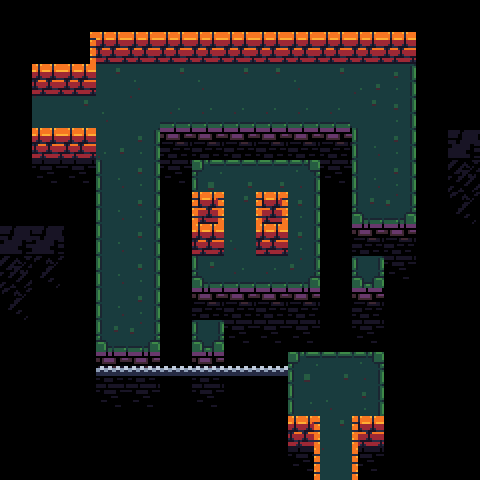

Tiled map render using the project's own tile images. Description and the whole map definition, tile-layer contents included, below:
An orthogonal 15x15 tile map with 32x32 px tiles, 4 tile layers (ground, death, walls, guff), 2 tilesets and 6 objects (2x connection, 2x block, pressure, platform).

<map version="1.0" tiledversion="1.1.5" orientation="orthogonal" renderorder="right-down" width="15" height="15" tilewidth="32" tileheight="32" infinite="0" nextobjectid="52">
 <properties>
  <property name="isWind" value="true" />
  <property name="number" value="34" />
 </properties>
 <tileset firstgid="1" source="brown.tsx" />
 <tileset firstgid="166" source="tower-tileset.tsx" />
 <layer name="ground" width="15" height="15">
  <data encoding="csv">
0,0,0,0,0,0,0,0,0,0,0,0,0,0,0,
0,0,0,0,0,0,0,0,0,0,0,0,0,0,0,
0,0,0,37,28,37,28,37,37,28,37,27,56,0,0,
0,0,37,28,55,65,65,65,65,65,65,37,56,0,0,
0,0,0,27,56,0,0,0,0,0,0,54,56,0,0,
0,0,0,54,56,0,44,45,45,46,0,54,56,0,0,
0,0,0,54,56,0,2,37,2,56,0,64,66,0,0,
0,0,0,54,56,0,2,28,2,56,0,0,0,0,0,
0,0,0,54,56,0,64,65,65,66,0,58,0,0,0,
0,0,0,54,56,0,0,0,0,0,0,0,0,0,0,
0,0,0,64,66,0,58,0,0,0,0,0,0,0,0,
0,0,0,0,0,0,0,0,0,44,45,46,0,0,0,
0,0,0,0,0,0,0,0,0,54,28,56,0,0,0,
0,0,0,0,0,0,0,0,0,0,37,0,0,0,0,
0,0,0,0,0,0,0,0,0,0,0,0,0,0,0
</data>
 </layer>
 <layer name="death" width="15" height="15">
  <data encoding="csv">
0,0,0,0,0,0,0,0,0,0,0,0,0,0,0,
0,0,0,0,0,0,0,0,0,0,0,0,0,4,4,
0,0,0,0,0,0,0,0,0,0,0,0,0,4,4,
0,0,0,0,0,0,0,0,0,0,0,0,0,4,4,
0,0,0,0,0,79,79,79,79,79,79,0,0,4,4,
0,89,89,0,0,89,0,0,0,0,89,0,0,4,4,
0,4,4,0,0,4,0,0,0,0,4,0,0,4,4,
0,4,4,0,0,4,0,0,0,0,4,98,100,4,4,
0,4,4,0,0,4,0,0,0,0,4,0,89,4,4,
0,4,4,0,0,4,98,79,79,100,4,79,4,0,0,
0,4,4,0,0,4,0,89,89,89,4,89,4,0,0,
0,4,4,98,100,4,100,4,4,0,0,0,4,4,0,
0,4,4,89,89,4,89,4,4,0,0,0,4,4,0,
0,0,0,0,0,0,0,0,4,0,0,0,4,4,0,
0,0,0,0,0,0,0,0,0,89,0,89,0,0,0
</data>
 </layer>
 <layer name="walls" width="15" height="15">
  <data encoding="csv">
0,0,0,0,0,0,0,0,0,0,0,0,0,0,0,
0,0,14,12,12,12,12,12,12,12,12,12,12,0,0,
0,12,12,0,0,0,0,0,0,0,0,0,0,0,0,
0,55,0,0,0,0,0,0,0,0,0,0,0,0,0,
0,12,12,0,0,0,0,0,0,0,0,0,0,0,0,
0,0,0,0,0,0,0,0,0,0,0,0,0,0,0,
0,0,0,0,0,0,33,0,33,0,0,0,0,0,0,
0,0,0,0,0,0,12,0,12,0,0,0,0,0,0,
0,0,0,0,0,0,0,0,0,0,0,0,0,0,0,
0,0,0,0,0,0,0,0,0,0,0,0,0,0,0,
0,0,0,0,0,0,0,0,0,0,0,0,0,0,0,
0,0,0,235,0,0,0,0,0,0,0,0,0,0,0,
0,0,0,0,0,0,0,0,0,0,0,0,0,0,0,
0,0,0,0,0,0,0,0,0,23,0,22,0,0,0,
0,0,0,0,0,0,0,0,0,14,55,15,0,0,0
</data>
 </layer>
 <objectgroup name="objects">
  <object id="9" name="75" type="connection" x="64" y="96" width="32" height="32">
   <properties>
    <property name="dir" value="right" />
    <property name="to" value="74" />
   </properties>
  </object>
  <object id="10" name="76" type="connection" x="320" y="416" width="32" height="32">
   <properties>
    <property name="dir" value="up" />
    <property name="to" value="77" />
   </properties>
  </object>
  <object id="39" type="block" x="256" y="160" width="32" height="32" />
  <object id="49" type="pressure" x="352" y="256" width="32" height="32">
   <properties>
    <property name="switch" value="a" />
   </properties>
  </object>
  <object id="50" type="block" x="192" y="160" width="32" height="32" />
  <object id="51" type="platform" x="256" y="352" width="32" height="32">
   <properties>
    <property name="isActive" value="false" />
    <property name="movex" value="-5" />
    <property name="switch" value="a" />
   </properties>
  </object>
 </objectgroup>
 <layer name="guff" width="15" height="15">
  <data encoding="csv">
0,0,0,0,0,0,0,0,0,0,0,0,0,0,0,
0,0,0,0,0,0,0,0,0,0,0,0,0,0,0,
0,0,0,0,0,0,0,0,0,0,0,0,0,0,0,
0,0,0,0,0,0,0,0,0,0,0,0,0,0,0,
0,0,0,0,0,0,0,0,0,0,0,0,0,0,256,
0,0,0,0,0,0,0,0,0,0,0,0,0,0,257,
0,0,0,0,0,0,0,0,0,0,0,0,0,0,258,
256,256,0,0,0,0,0,0,0,0,0,0,0,0,0,
257,258,0,0,0,0,0,0,0,0,0,0,0,0,0,
258,0,0,0,0,0,0,0,0,0,0,0,0,0,0,
0,0,0,0,0,0,0,0,0,0,0,0,0,0,0,
0,0,0,0,235,235,235,235,235,0,0,0,0,0,0,
0,0,0,0,0,0,0,0,0,0,0,0,0,0,0,
0,0,0,0,0,0,0,0,0,0,0,0,0,0,0,
0,0,0,0,0,0,0,0,0,0,0,0,0,0,0
</data>
 </layer>
</map>
